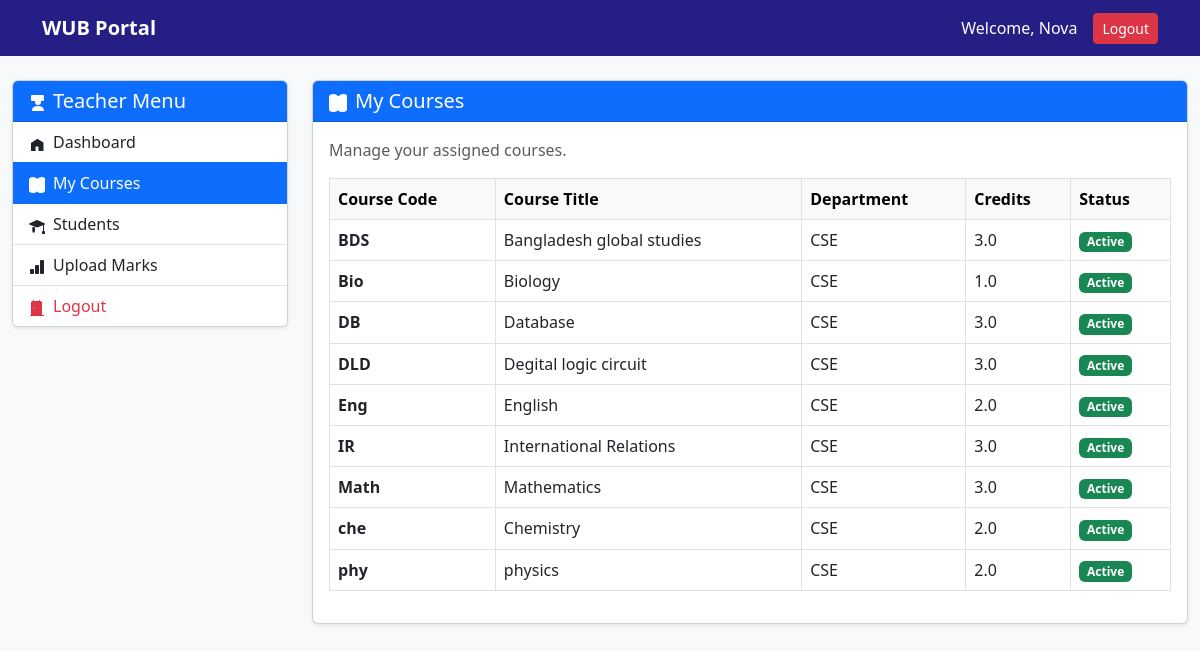
Page /teacher/courses/ (signed in) on the committed database.
### accounts/models.py (models this page shows)
class CustomUser(AbstractUser):
    role = models.CharField(max_length=20, default='student')
    profile_picture = models.ImageField(
        upload_to='profile_pics/',
        null=True,
        blank=True
    )
    phone = models.CharField(max_length=20, null=True, blank=True)
    address = models.TextField(null=True, blank=True)

### courses/models.py (models this page shows, shortened)
class Course(models.Model):
    course_code = models.CharField(max_length=20)
    course_title = models.CharField(max_length=200)
    credit = models.FloatField(default=3.0)
    teacher = models.ForeignKey(
        settings.AUTH_USER_MODEL,
        on_delete=models.SET_NULL,
        null=True,
        blank=True,
        limit_choices_to={'role': 'teacher'},
        related_name='assigned_courses'
    )

### accounts/views.py (the view)
# urls.py: path('teacher/courses/', account_views.teacher_courses, name='teacher_courses'),
@login_required(login_url='/login/')
def teacher_courses(request):
    courses = Course.objects.all().order_by('course_code')
    return render(request, 'teacher/courses.html', {'courses': courses})

### templates/teacher/courses.html (shortened to what this page needs)
{% extends 'teacher/teacher_base.html' %}
{% block teacher_content %}
<div class="card shadow-sm">
    <div class="card-header bg-primary text-white">
        <h5 class="mb-0">
            My Courses
        </h5>
    </div>
    <div class="card-body">
        <p class="text-muted">Manage your assigned courses.</p>
        <div class="table-responsive">
            <table class="table table-bordered table-hover align-middle">
                <thead class="table-light">
                    <tr>
                        <th>Course Code</th>
                        <th>Course Title</th>
                        <th>Department</th>
                        <th>Credits</th>
                        <th>Status</th>
                    </tr>
                </thead>
                <tbody>
                    {% for course in courses %}
                    <tr>
                        <td><strong>{{ course.course_code }}</strong></td>
                        <td>{{ course.course_title }}</td>
                        <td>CSE</td>
                        <td>{{ course.credit }}</td>
                        <td><span class="badge bg-success">Active</span></td>
                    </tr>
                    {% empty %}
                    <tr>
                        <td colspan="5" class="text-center text-muted py-4">No courses found</td>
                    </tr>
                    {% endfor %}
                </tbody>
            </table>
        </div>
    </div>
</div>
{% endblock %}

### templates/base.html (shortened to what this page needs)
{% load static %}
<!DOCTYPE html>
<html lang="en">
<head>
    <link href="https://cdn.jsdelivr.net/npm/bootstrap@5.3.0/dist/css/bootstrap.min.css" rel="stylesheet">
</head>
<body>
    <nav class="navbar navbar-expand-lg navbar-dark">
        <div class="container">
            <a class="navbar-brand fw-bold" href="{% url 'student_dashboard' %}">WUB Portal</a>
            <div class="ms-auto d-flex align-items-center">
                <span class="text-white me-3">
                    Welcome, {{ request.user.get_full_name|default:request.user.username }}
                </span>
                <form method="post" action="{% url 'logout' %}" style="display: inline;">
                    <button type="submit" class="btn btn-danger btn-sm">Logout</button>
                </form>
            </div>
        </div>
    </nav>
    {% block content %}
    {% endblock %}
</body>
</html>

### templates/base.html (style rules this page uses)
body { background-color: #f8f9fa; }
.navbar { background: #251e85; }
.navbar-brand, .nav-link { color: white !important; }
.card-header { background: #251e85; color: white; }

### rows in the picture
CustomUser: user.get_full_name "Nova"
Course: course_code "BDS", course_title "Bangladesh global studies", credit "3.0"
Course: course_code "Bio", course_title "Biology", credit "1.0"
Course: course_code "DB", course_title "Database", credit "3.0"
Course: course_code "DLD", course_title "Degital logic circuit", credit "3.0"
Course: course_code "Eng", course_title "English", credit "2.0"
Course: course_code "IR", course_title "International Relations", credit "3.0"
Course: course_code "Math", course_title "Mathematics", credit "3.0"
Course: course_code "che", course_title "Chemistry", credit "2.0"
Course: course_code "phy", course_title "physics", credit "2.0"
